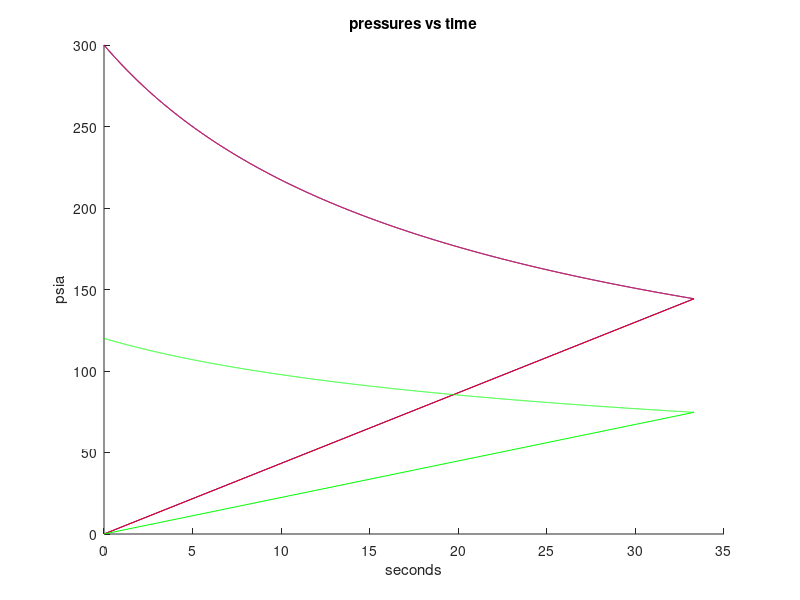
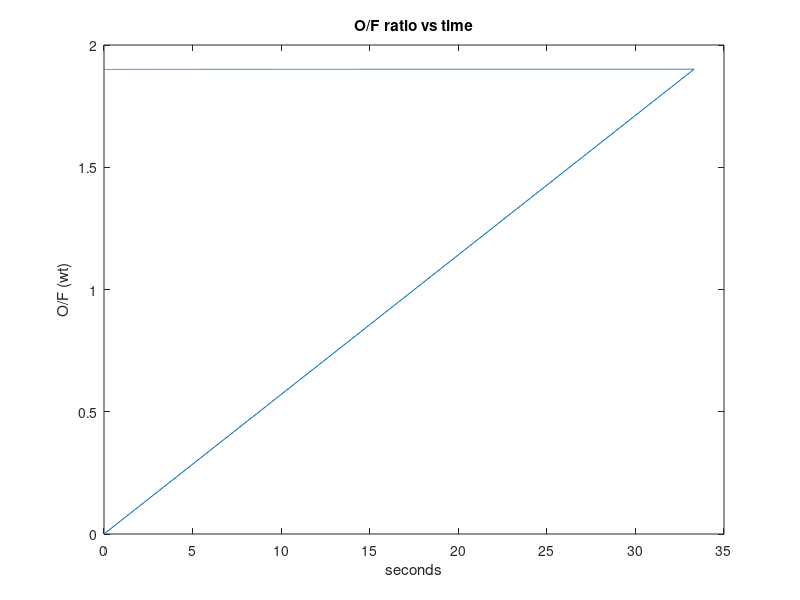
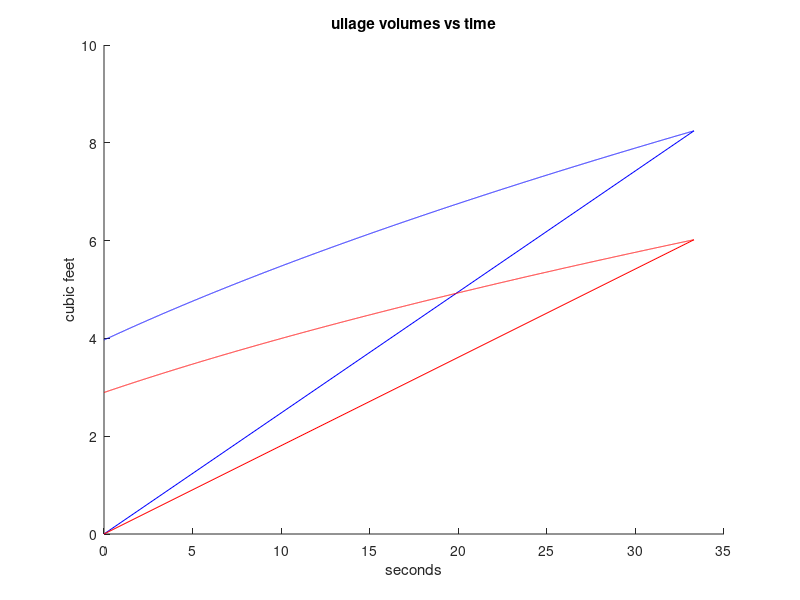
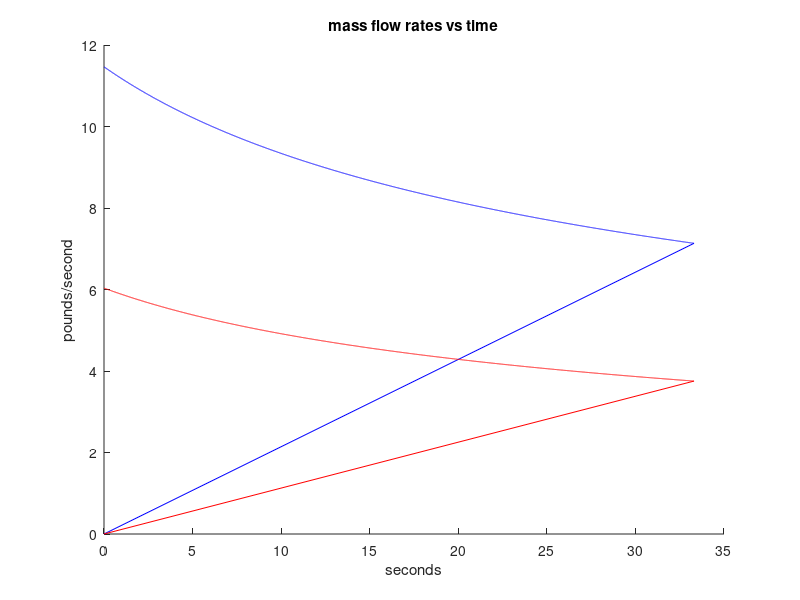

MATLAB code to generate these figures, in order:
% Blowdown rocket system simulator
% (c) John Nguyen 2025
% MIT License

% initial properties
oxP0 = 300 % psia initial oxidizer tank pressure
oxV0 = 3.967 % ft3 initial oxidizer ullage volume
oxmdot0 = 11.464 % lbm/s initial oxidizer mass flow rate
fuP0 = 300 % psia initial fuel tank pressure
fuV0 = 2.894 % ft3 initial fuel ullage volume
fumdot0 = 6.034 % lbm/s initial fuel tank pressure
ofr0 = oxmdot0/fumdot0 % initial O/F ratio
oxrho = 68 % lbm/ft3 oxidizer density
furho = 49 % lbm/ft3 fuel density

T0 = 4435.744 % lbf, initial thrust
Pc0 = 120 % psia initial chamber pressure

% flow constants
oxbeta = Pc0/oxmdot0 % psia*s/lbm ox chamber pressure constant
oxalpha = oxmdot0/sqrt(oxP0-Pc0) % lbm/s/sqrt(psia) ox injector constant
fubeta = Pc0/fumdot0 % psia*s/lbm fuel chamber pressure constant
fualpha = fumdot0/sqrt(fuP0-Pc0) % lbm/s/sqrt(psia) fuel injector constant

% end conditions
oxVf = 8.245 % ft3 final oxidizer ullage volume
fuVf = 6.019 % ft3 final fuel ullage volume
tmax = 60 % maximum runtime
minofr = 1.7 % minimum o/f ratio
maxofr = 2.1 % maximum o/f ratio

dt = 0.003
n_points = tmax * 1/dt
t = 0
n = 1

% Simulation record vectors
tnum = zeros(1,n_points);
oxPnum = fuPnum = oxVnum = fuVnum = oxmdotnum = fumdotnum = Pcnum = oxdPnum = fudPnum = ofrnum = fTnum = tnum;
% Current frame variables
oxV = oxV0;
fuV = fuV0;
oxP = oxP0;
fuP = fuP0;
oxmdot = oxmdot0;
fumdot = fumdot0;
ofr = ofr0;
Pc = Pc0;

while n < n_points && oxV < oxVf && fuV < fuVf && t < tmax && minofr < ofr < maxofr && oxP > Pc && fuP > Pc
  oxdV = oxalpha * sqrt(oxP - Pc) / oxrho * dt; % ft3 ox change in ullage volume
  fudV = fualpha * sqrt(fuP - Pc) / furho * dt; % ft3 fuel change in ullage volume
  oxmdot = oxdV / dt * oxrho; % lbm/s ox mass flow rate
  fumdot = fudV / dt * furho; % lbm/s fuel mass flow rate
  oxV += oxdV; % ft3 new oxidizer ullage volume
  fuV += fudV; % ft3 new fuel ullage volume
  oxP = oxP0 * oxV0 / oxV; % psia new oxidizer pressure
  fuP = fuP0 * fuV0 / fuV; % psia new fuel pressure
  Pc = (fumdot * fubeta + oxmdot * oxbeta) / 2; % psia chamber pressure
  t += dt; % incrementing time
  % Storing data in record vectors
  tnum(n) = t;
  oxPnum(n) = oxP;
  fuPnum(n) = fuP;
  oxVnum(n) = oxV;
  fuVnum(n) = fuV;
  oxmdotnum(n) = oxmdot;
  fumdotnum(n) = fumdot;
  ofrnum(n) = oxmdot/fumdot;
  Pcnum(n) = Pc;
  oxdPnum(n) = oxP - Pc;
  fudPnum(n) = fuP - Pc;
  fTnum(n) = T0/Pc0 * Pc; % lbf, thrust
  n += 1; % Incrementing index vector
  % Printing reason for exiting loop
  if n >= n_points
    disp("exceeded n_points")
  end
  if oxV >= oxVf
    disp("ran out of oxidizer")
  end
  if fuV >= fuVf
    disp("ran out of fuel")
  end
  if t >= tmax
    disp("exceeded tmax")
  end
  if ofr < minofr || ofr > maxofr
    disp("left O/F ratio bounds")
  end
  if oxP < Pc || fuP < Pc
    disp("flow reversal!")
  endif

end

disp("Final time:");
disp(t);

delete(figure(1));
figure(1);
hold on;
plot(tnum,oxPnum,"blue");
plot(tnum,fuPnum,"red");
plot(tnum,Pcnum,"green");
title("pressures vs time");
xlabel("seconds");
ylabel("psia");

delete(figure(2));
figure(2);
plot(tnum,ofrnum);
title("O/F ratio vs time");
ylabel("O/F (wt)");
xlabel("seconds");

delete(figure(3));
figure(3);
hold on;
plot(tnum,oxVnum,"blue");
plot(tnum,fuVnum,"red");
title("ullage volumes vs time");
xlabel("seconds");
ylabel("cubic feet");

delete(figure(4));
figure(4);
hold on;
plot(tnum,oxmdotnum,"blue");
plot(tnum,fumdotnum,"red");
title("mass flow rates vs time");
ylabel("pounds/second");
xlabel("seconds");

delete(figure(5));
figure(5);
hold on;
plot(tnum,fTnum,"blue");
title("Thrust vs time");
ylabel("pounds");
xlabel("seconds");
Tfit = polyfit(tnum(1:n-1),fTnum(1:n-1),4);
Tpred = polyval(Tfit,tnum(1:n-1));
plot(tnum(1:n-1),Tpred,"green");
disp("Plotted regression predicted thrust in green!");
disp("Thrust as function of time");
disp(Tfit);


